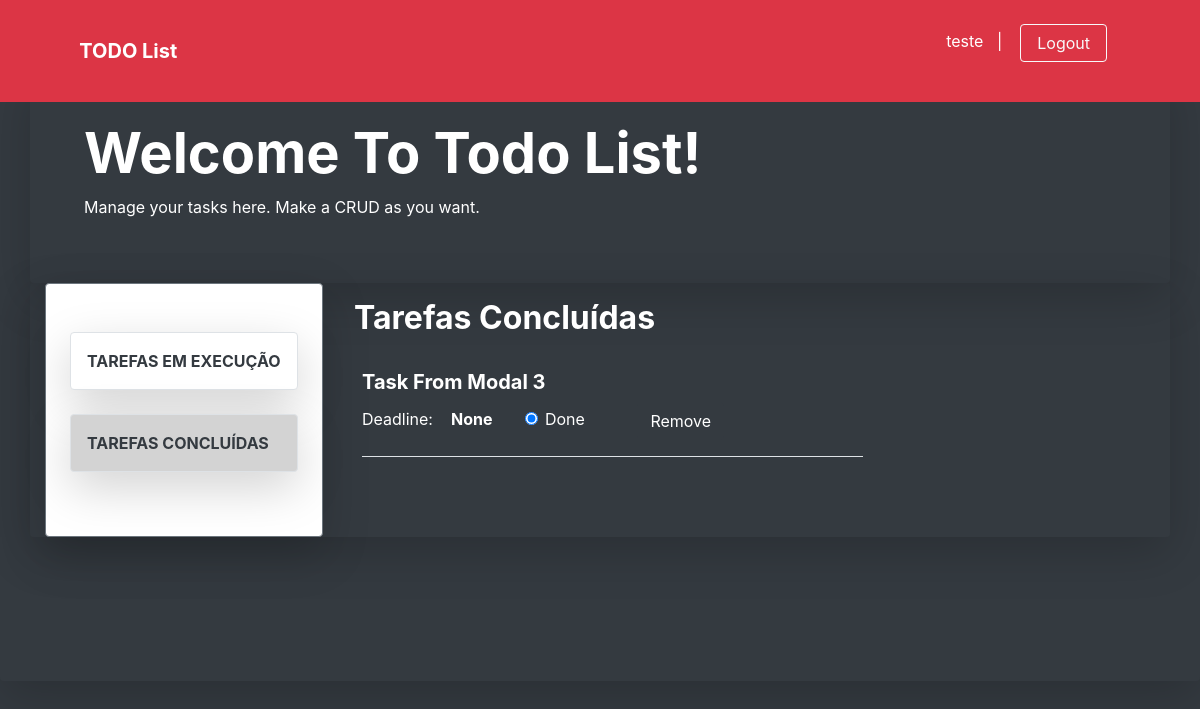
The app's page /task_done (signed in), older data.
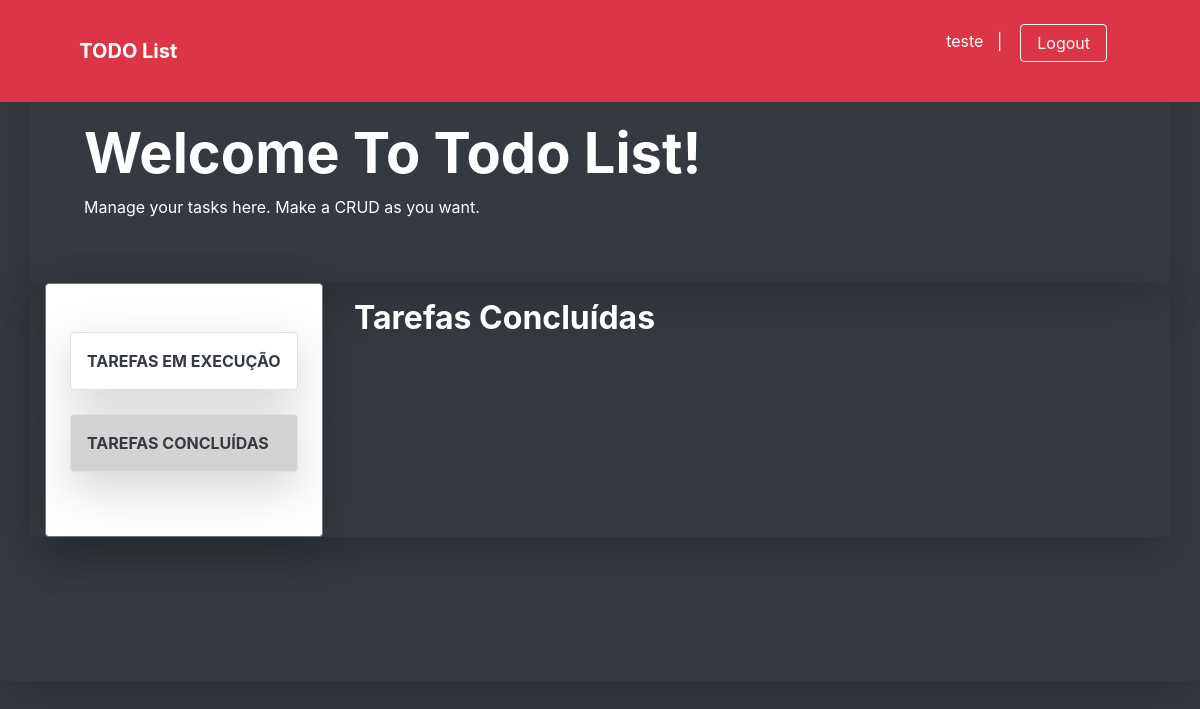
The same page, newer data.
### app/models/tables.py (models this page shows, shortened)
class Task(db.Model):
    __tablename__ = 'tasks'
    id = db.Column(db.Integer, primary_key=True)
    task_name = db.Column(db.String, unique=True)
    description = db.Column(db.Text)
    start_date = db.Column(
        db.String,
        server_default=db.func.now(),
        nullable=False
    )
    done_status = db.Column(db.Boolean, default=False)
    deadline = db.Column(db.String, nullable=True)
    user_id = db.Column(db.Integer, db.ForeignKey('users.id'))
    task_owner = db.relationship('User', foreign_keys=user_id)

### app/controllers/default.py (the view, shortened to what this page needs)
@app.route('/task_done', methods=['GET', 'POST'])
@login_required
def task_done():
    task_form = TaskForm()
    tasks = Task.query.all()
    return render_template(
        'task_done.html',
        tasks=tasks,
        task_form=task_form
    )

### app/models/forms.py
class TaskForm(FlaskForm):
    taskname = StringField(
        'taskname',
        validators=[DataRequired()]
    )
    description = TextField(
        'description',
        validators=[DataRequired()]
    )
    deadline = StringField(
        'deadline'
    )

### app/controllers/default.py (called while the page is built)
@login_manager.user_loader
def load_user(id):
    return User.query.filter_by(id=id).first()

### app/models/tables.py (called while the page is built)
    @property
    def is_authenticated(self):
        return True

### app/templates/task_done.html (shortened to what this page needs)
{% extends 'base-dashboard.html' %}
{% block content %}
<main role="main" class="shadow-lg bg-dark rounded">
    <div class="shadow-lg container bg-dark text-white py-5 rounded">
        <div class="container ml-4">
           <h1 class="display-4 font-weight-bolder text-capitalize">Welcome to todo list!</h1>
           <p>Manage your tasks here. Make a CRUD as you want.</p>
        </div>
    </div>
    <div class="shadow-lg container w-100 row mx-auto rounded">
        <div class="shadow-lg w-25 row border border-secondary py-5 mb-auto ml-0 bg-white rounded">
            <div class="list-group rounded mx-auto my-auto">
                <a class="shadow-lg border list-group-item list-group-item-action text-dark font-weight-bolder text-uppercase p-3 mb-4 rounded" href="{{ url_for('task_doing') }}">tarefas em execução</a>
                <a id="active_done" class="shadow-lg border list-group-item list-group-item-action text-dark font-weight-bolder text-uppercase p-3 mb-3 rounded" href="{{ url_for('task_done') }}">tarefas concluídas</a>
            </div>
        </div>
        <div class="w-75 mx-auto">
            <div id="all-task" class=" row col col-sm-8 col-md-8 col-lg-8 col-xl-8 text-white text-capitalize ml-2">
                <h2 class="display-7 text-white text-capitalize font-weight-bolder mb-3 p-3">Tarefas concluídas</h2>
                {% for t in tasks[::-1] %}
                    {% if t.done_status == True %}
                        <div class="ml-4 text-white text-capitalize w-100 border-bottom mb-4">
                            <a  title="Click to update this task" class="text-decoration-none text-white" href="{{ url_for('task_pre_update', task_id=t.id) }}">
                                <h5><strong>{{ t.task_name }}</strong></h5>
                            </a>
                            <p class="d-inline">Deadline: &nbsp;&nbsp; <strong>None</strong>
                              <form class="d-inline ml-5" method="POST" action="{{ url_for('task_done') }}">
                                  <label class="form-check-label">
                                     <input type="radio" class="form-check-input" name="inputRadio" checked>Done
                                  </label>
                              </form>
                              <form method="POST" action="{{ url_for('task_delete') }}" class="d-inline ml-5" >
                                <button type="submit" class="btn btn-dark">Remove</button>
                              </form>
                            </p>
                        </div>
                    {% endif %}
                {% endfor %}
            </div>
        </div>
        <br><br><br>
    </div>
    <br><br><br>
    <br><br><br>
</main>
{% endblock %}

Row changes from the older to the newer data that the page shows:
removed Task: task_name "Task From Modal 3"
